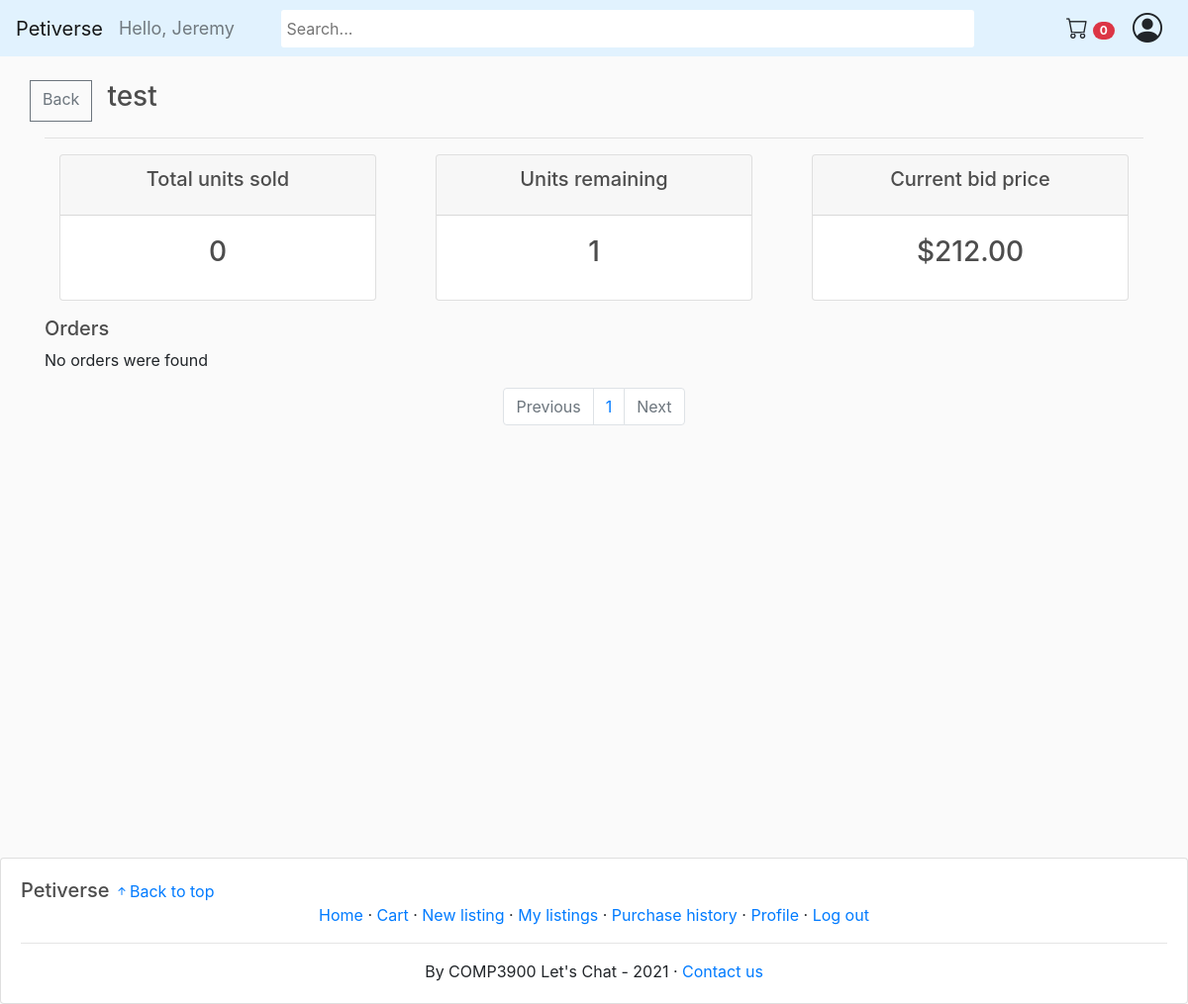
Before: /view_orders/test/ (signed in) with the older database file.
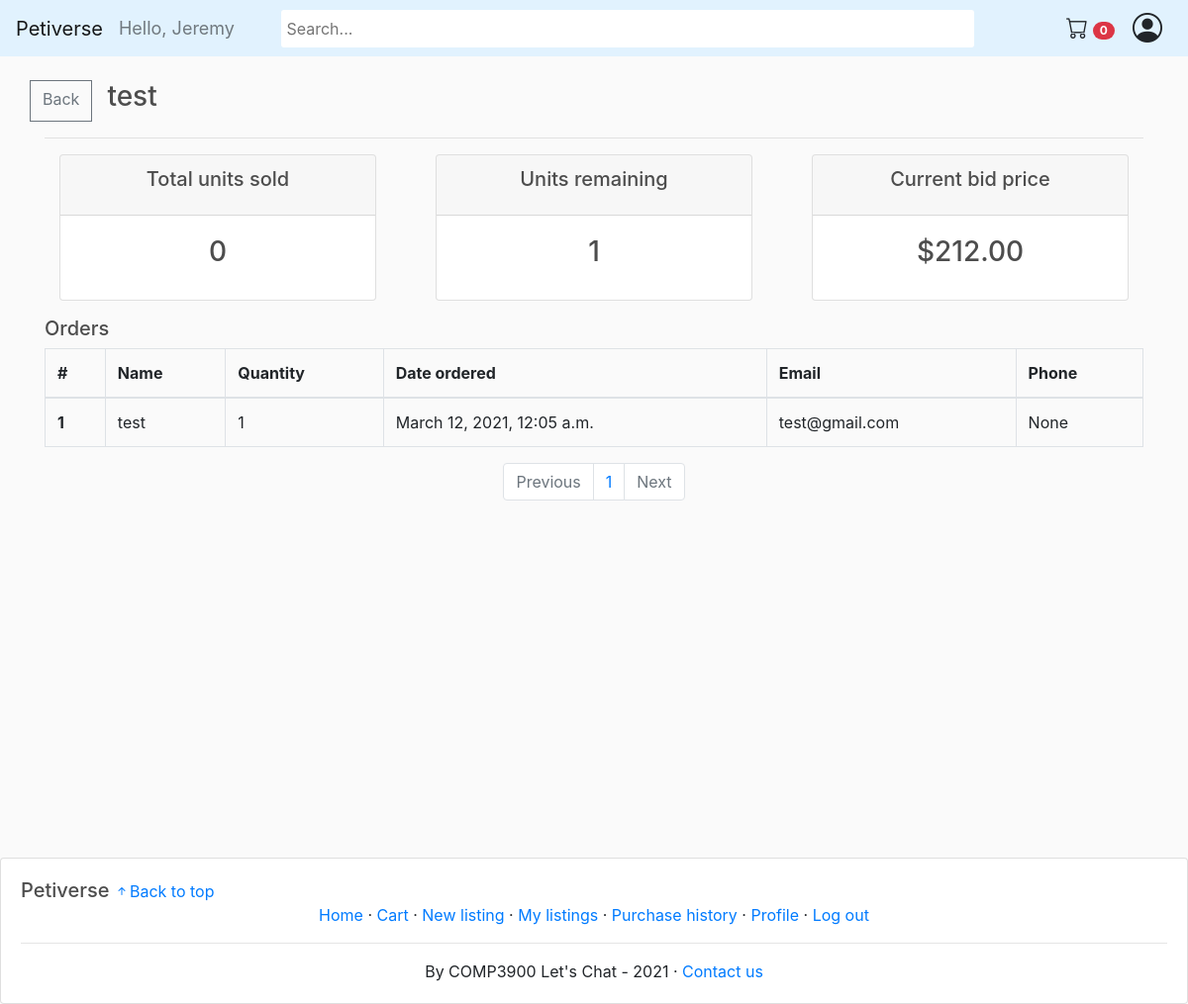
After: the same page with the newer database file.
### store/models.py (models this page shows, shortened)
class OrderItem(models.Model):
	product = models.ForeignKey(Product, on_delete=models.SET_NULL, null=True)
	order = models.ForeignKey(Order, on_delete=models.SET_NULL, null=True)
	quantity = models.IntegerField(default=0, null=True, blank=True)
	date_added = models.DateTimeField(auto_now_add=True)

class Order(models.Model):
	customer = models.ForeignKey(Customer, on_delete=models.SET_NULL, null=True, blank=True)
	date_ordered = models.DateTimeField(auto_now_add=True)
	complete = models.BooleanField(default=False)
	transaction_id = models.CharField(max_length=100, null=True)
	@property
	def get_cart_items(self):
		orderitems = self.orderitem_set.all()
		total = sum([item.quantity for item in orderitems])
		return total

class Customer(models.Model):
    user = models.OneToOneField(User, null=True, blank=True, on_delete=models.CASCADE)
    nickname = models.CharField(max_length=200, null=True)
    email = models.EmailField(max_length=254)
    contactNo = models.CharField(max_length=200, null=True)
    image = models.ImageField(default='../images/user_icon.png', upload_to='../images')
    trusted = models.BooleanField(default=False)

### store/views.py (the view)
# urls.py: path('view_orders/<slug:slug>/', views.view_orders, name="view_orders"),
def view_orders(request, slug=None):
    if not request.user.is_authenticated:
        return redirect('login')
    try:
        product = Product.objects.get(slug_str=slug)
    except ObjectDoesNotExist:
        return HttpResponseNotFound('404: Product listing was not found')
    if product.seller != request.user.customer:
        return HttpResponseForbidden('403: Can only view orders for your own listings')
    order_items = OrderItem.objects.filter(product=product).order_by('-date_added')
    paginator = Paginator(order_items, 100)
    page_number = request.GET.get('page')
    paginated_order_items = paginator.get_page(page_number)
    cartItems = cart_items(request.user.customer)
    context = {
        'product': product,
        'order_items': paginated_order_items,
        'cartItems': cartItems
    }
    return render(request, 'store/view_orders.html', context)

### store/views.py (called while the page is built)
def cart_items (customer):
    order, created = Order.objects.get_or_create(customer=customer, complete=False)
    items = order.orderitem_set.all()
    items = order.get_cart_items
    return items

### store/templates/store/view_orders.html (shortened to what the changed rows need)
{% extends 'store/main.html' %}
{% load static %}
{% block content %}
    <div class="row">
        <a class="btn btn-outline-secondary" href="{% url 'my_listings' %}">Back</a>
        <h3 style="margin-left:15px;"><a style="color:inherit" href="{% url 'product_page' product.slug_str %}">{{product.name}}</a></h3>
    </div>
    <hr>
    <div class="row">
        <div class="col">
        </div>
        <div class="col">
        </div>
        <div class="col">
        </div>
    </div>
    <h5>Orders</h5>
    {% if order_items %}
    <table class="table table-bordered">
        <thead>
            <tr>
                <th scope="col">#</th>
                <th scope="col">Name</th>
                <th scope="col">Quantity</th>
                <th scope="col">Date ordered</th>
                <th scope="col">Email</th>
                <th scope="col">Phone</th>
            </tr>
        </thead>
        <tbody>
            {% for item in order_items %}
            <tr>
                <th scope="row">{{forloop.counter}}</th>
                <td>{{item.order.customer.nickname}}</td>
                <td>{{item.quantity}}</td>
                <td>{{item.order.date_ordered}}</td>
                <td>{{item.order.customer.email}}</td>
                <td>{{item.order.customer.contactNo}}</td>
            </tr>
            {% endfor %}
        </tbody>
    </table>
    {% else %}
    <p>No orders were found</p>
    {% endif %}
    <ul class="pagination justify-content-center" style="margin-top:15px;">
        {% if order_items.has_previous %}
            <li class="page-item" style="outline:none;"><a class="page-link" href=?page=1>First</a></li>
            <li class="page-item" style="outline:none;"><a class="page-link" href=?page={{ order_items.previous_page_number }}>Previous</a></li>
        {% else %}
            <li class="page-item disabled">
            </li>
        {% endif%}
        <li class="page-item">
        </li>
        {% if order_items.has_next %}
            <li class="page-item"><a class="page-link" href=?page={{ order_items.next_page_number }}>Next</a></li>
        {% else %}
            <li class="page-item disabled">
            </li>
        {% endif%}
    </ul>
{% endblock content %}

Changed rows visible on the page:
added OrderItem: order.customer.nickname "test", quantity "1", order.date_ordered "March 12, 2021, 12:05 a.m.", order.customer.email "test@gmail.com", order.customer.contactNo "None"
Other visible differences:
text no longer shown: "No orders were found"
text now shown: "# Name Quantity Date ordered Email Phone"
